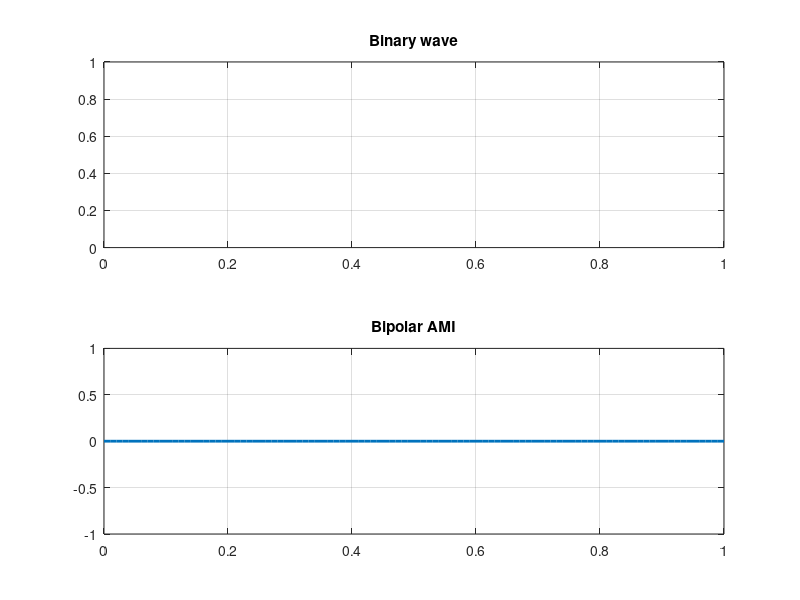

Source code (MATLAB):
%Bipolar AMI (Alternate Mark Inversion)

%the “0” symbol is represented by zero voltage and
%the “1” symbol alternates between +V and –V
clc;
close all;
clear;

b=input('Binary data: ','s')-'0';
n=length(b);
t=0:0.01:n;

for i=1:n
  bw(i*100:(i+1)*100)=b(i);
end
bw=bw(100:end);

subplot(2,1,1)
plot(t,bw, 'linewidth',2);
axis([0 n 0 +1]);
grid on;
title('Binary wave')

lastbit=1;
for i= 1:n
 if(b(i)==1)
  x(i*100:(i+1)*100)=lastbit;
  lastbit=-lastbit;
 else
  x(i*100:(i+1)*100)=0;
 endif
end

x=x(100:end);

subplot(2,1,2)
plot(t,x, 'linewidth',2);
axis([0 n -1 +1]);
grid on;
title('Bipolar AMI')








